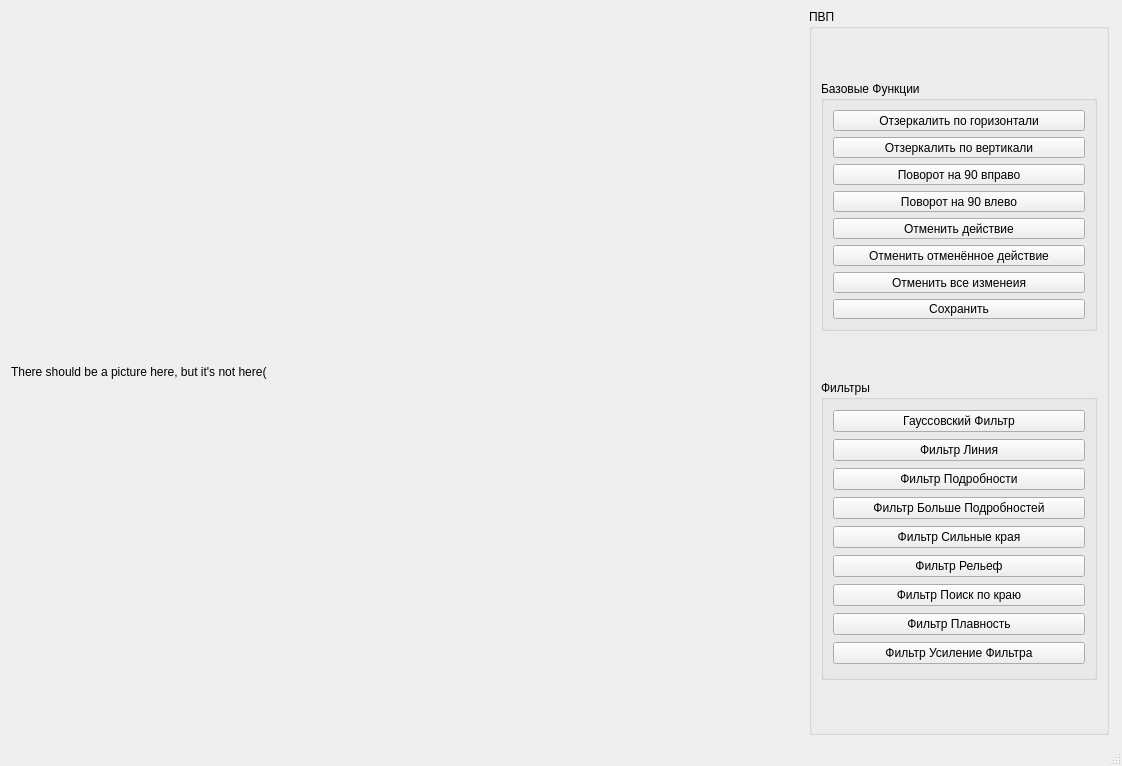
<?xml version="1.0" encoding="UTF-8"?>
<ui version="4.0">
 <class>MainWindow</class>
 <widget class="QMainWindow" name="MainWindow">
  <property name="geometry">
   <rect>
    <x>0</x>
    <y>0</y>
    <width>1122</width>
    <height>766</height>
   </rect>
  </property>
  <property name="windowTitle">
   <string>MainWindow</string>
  </property>
  <widget class="QWidget" name="centralwidget">
   <layout class="QHBoxLayout" name="horizontalLayout_2">
    <item>
     <widget class="QLabel" name="label">
      <property name="minimumSize">
       <size>
        <width>500</width>
        <height>500</height>
       </size>
      </property>
      <property name="maximumSize">
       <size>
        <width>750</width>
        <height>750</height>
       </size>
      </property>
      <property name="text">
       <string>There should be a picture here, but it's not here(</string>
      </property>
     </widget>
    </item>
    <item>
     <spacer name="horizontalSpacer">
      <property name="orientation">
       <enum>Qt::Horizontal</enum>
      </property>
      <property name="sizeType">
       <enum>QSizePolicy::Maximum</enum>
      </property>
      <property name="sizeHint" stdset="0">
       <size>
        <width>40</width>
        <height>10</height>
       </size>
      </property>
     </spacer>
    </item>
    <item>
     <widget class="QGroupBox" name="groupBox_2">
      <property name="minimumSize">
       <size>
        <width>300</width>
        <height>0</height>
       </size>
      </property>
      <property name="maximumSize">
       <size>
        <width>300</width>
        <height>16777215</height>
       </size>
      </property>
      <property name="title">
       <string>ПВП</string>
      </property>
      <layout class="QVBoxLayout" name="verticalLayout_3">
       <item>
        <widget class="QGroupBox" name="groupBox">
         <property name="minimumSize">
          <size>
           <width>250</width>
           <height>200</height>
          </size>
         </property>
         <property name="maximumSize">
          <size>
           <width>300</width>
           <height>250</height>
          </size>
         </property>
         <property name="title">
          <string>Базовые Функции</string>
         </property>
         <layout class="QHBoxLayout" name="horizontalLayout">
          <item>
           <layout class="QVBoxLayout" name="verticalLayout">
            <item>
             <widget class="QPushButton" name="pushButton">
              <property name="text">
               <string>Отзеркалить по горизонтали</string>
              </property>
             </widget>
            </item>
            <item>
             <widget class="QPushButton" name="pushButton_2">
              <property name="text">
               <string>Отзеркалить по вертикали</string>
              </property>
             </widget>
            </item>
            <item>
             <widget class="QPushButton" name="pushButton_3">
              <property name="text">
               <string>Поворот на 90 вправо</string>
              </property>
             </widget>
            </item>
            <item>
             <widget class="QPushButton" name="pushButton_4">
              <property name="text">
               <string>Поворот на 90 влево</string>
              </property>
             </widget>
            </item>
            <item>
             <widget class="QPushButton" name="pushButton_5">
              <property name="text">
               <string>Отменить действие</string>
              </property>
             </widget>
            </item>
            <item>
             <widget class="QPushButton" name="pushButton_6">
              <property name="text">
               <string>Отменить отменённое действие</string>
              </property>
             </widget>
            </item>
            <item>
             <widget class="QPushButton" name="pushButton_7">
              <property name="text">
               <string>Отменить все изменеия</string>
              </property>
             </widget>
            </item>
            <item>
             <widget class="QPushButton" name="pushButton_8">
              <property name="text">
               <string>Сохранить</string>
              </property>
             </widget>
            </item>
           </layout>
          </item>
         </layout>
        </widget>
       </item>
       <item>
        <widget class="QGroupBox" name="groupBox_3">
         <property name="maximumSize">
          <size>
           <width>16777215</width>
           <height>300</height>
          </size>
         </property>
         <property name="title">
          <string>Фильтры</string>
         </property>
         <layout class="QVBoxLayout" name="verticalLayout_2">
          <item>
           <widget class="QPushButton" name="pushButton_9">
            <property name="text">
             <string>Гауссовский Фильтр</string>
            </property>
           </widget>
          </item>
          <item>
           <widget class="QPushButton" name="pushButton_10">
            <property name="text">
             <string>Фильтр Линия</string>
            </property>
           </widget>
          </item>
          <item>
           <widget class="QPushButton" name="pushButton_11">
            <property name="text">
             <string>Фильтр Подробности</string>
            </property>
           </widget>
          </item>
          <item>
           <widget class="QPushButton" name="pushButton_12">
            <property name="text">
             <string>Фильтр Больше Подробностей</string>
            </property>
           </widget>
          </item>
          <item>
           <widget class="QPushButton" name="pushButton_13">
            <property name="text">
             <string>Фильтр Сильные края</string>
            </property>
           </widget>
          </item>
          <item>
           <widget class="QPushButton" name="pushButton_14">
            <property name="text">
             <string>Фильтр Рельеф</string>
            </property>
           </widget>
          </item>
          <item>
           <widget class="QPushButton" name="pushButton_15">
            <property name="text">
             <string>Фильтр Поиск по краю</string>
            </property>
           </widget>
          </item>
          <item>
           <widget class="QPushButton" name="pushButton_16">
            <property name="text">
             <string>Фильтр Плавность</string>
            </property>
           </widget>
          </item>
          <item>
           <widget class="QPushButton" name="pushButton_17">
            <property name="text">
             <string>Фильтр Усиление Фильтра</string>
            </property>
           </widget>
          </item>
         </layout>
        </widget>
       </item>
      </layout>
     </widget>
    </item>
   </layout>
  </widget>
  <widget class="QMenuBar" name="menubar">
   <property name="geometry">
    <rect>
     <x>0</x>
     <y>0</y>
     <width>1122</width>
     <height>21</height>
    </rect>
   </property>
  </widget>
  <widget class="QStatusBar" name="statusbar"/>
 </widget>
 <resources/>
 <connections/>
</ui>
